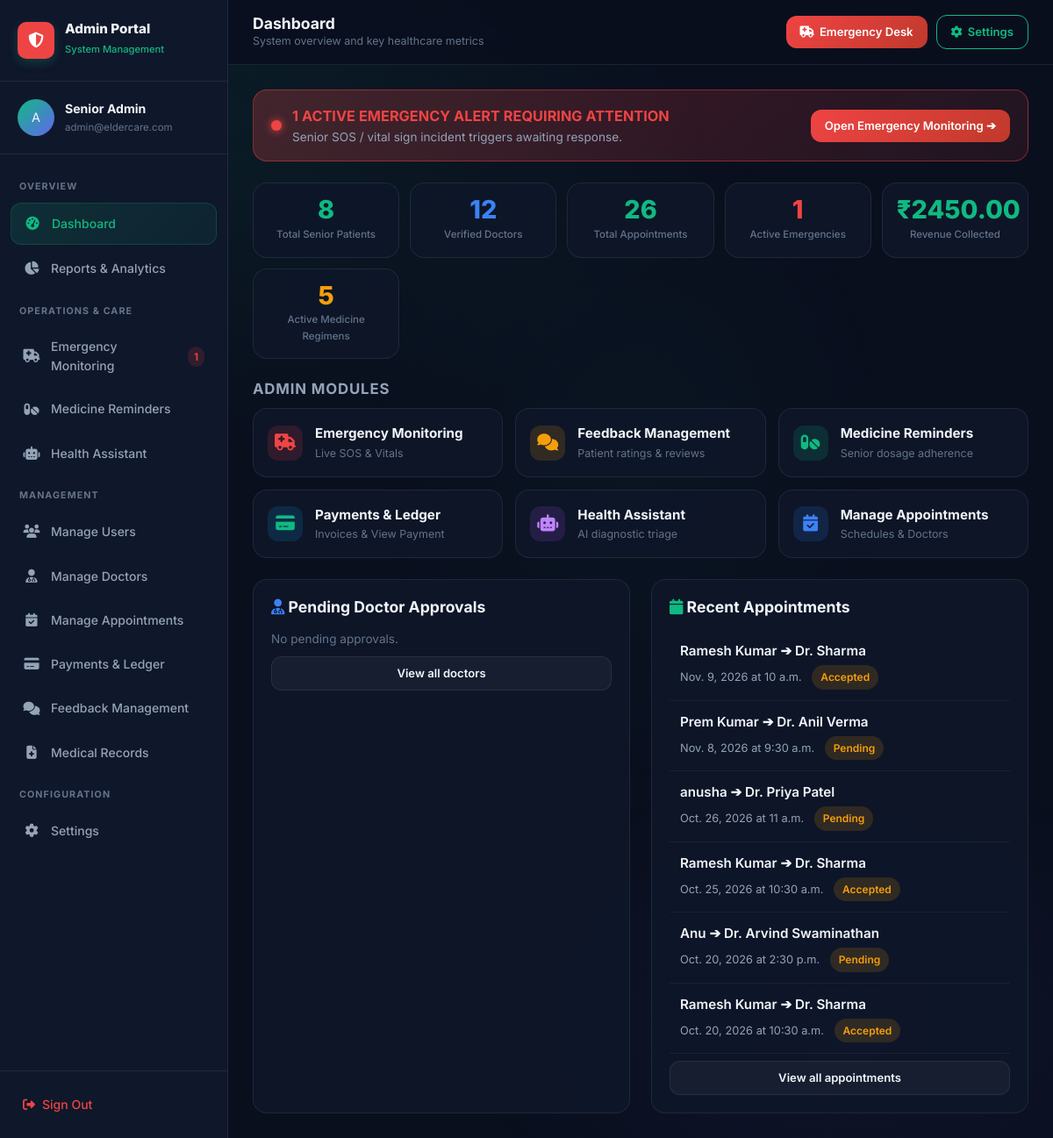
Screenshot of /admin-portal/ (signed in) with the database file from the repository.
### users/models.py (models this page shows, shortened)
class Appointment(models.Model):
    STATUS_CHOICES = [
        ('pending', 'Pending'),
        ('accepted', 'Accepted'),
        ('rejected', 'Rejected'),
        ('completed', 'Completed'),
        ('cancelled', 'Cancelled'),
    ]
    elderly = models.ForeignKey(User, on_delete=models.CASCADE, related_name='elderly_appointments')
    doctor = models.ForeignKey(User, on_delete=models.CASCADE, related_name='doctor_appointments')
    appointment_date = models.DateField()
    appointment_time = models.TimeField()
    reason = models.TextField(blank=True)
    status = models.CharField(max_length=20, choices=STATUS_CHOICES, default='pending')
    notes = models.TextField(blank=True)
    created_at = models.DateTimeField(auto_now_add=True)
    updated_at = models.DateTimeField(auto_now=True)
    class Meta:
        ordering = ['-appointment_date', '-appointment_time']

### users/views.py (the view)
    @login_required
    def wrapper(request, *args, **kwargs):
        if not (request.user.is_staff or request.user.is_superuser):
            messages.error(request, "Administrator privileges required.")
            return redirect('login_redirect')
        return view_func(request, *args, **kwargs)

### users/templates/user/admin-dashboard.html (shortened to what this page needs)
<!DOCTYPE html>
<html lang="en">
<head>
  <link rel="stylesheet" href="/static/css/main.css" />
  <link rel="stylesheet" href="/static/css/dashboard.css" />
  <link rel="stylesheet" href="/static/css/modules.css" />
  <link rel="stylesheet" href="https://cdnjs.cloudflare.com/ajax/libs/font-awesome/6.5.1/css/all.min.css" />
</head>
<body>
  <div class="bg-gradient-mesh"></div>
  <div class="app-layout">
    <aside class="sidebar" id="sidebar">
      <div class="sidebar-header">
        <div class="sidebar-brand">
          <div class="sidebar-logo" style="background:var(--danger); color:white;"><i class="fas fa-shield-halved"></i></div>
          <div class="sidebar-brand-text"><h3>Admin Portal</h3><span>System Management</span></div>
        </div>
      </div>
      <div class="sidebar-user">
        <div class="avatar" id="sidebar_avatar" style="width:42px;height:42px;font-size:0.9rem;">A</div>
        <div class="sidebar-user-info">
          <div class="user-name" id="sidebar_user_name">{{ request.user.get_full_name|default:request.user.username }}</div>
          <div class="user-email" id="sidebar_user_email">{{ request.user.email|default:"admin@eldercare.com" }}</div>
        </div>
      </div>
      <nav class="sidebar-nav">
        <span class="nav-section-label">Overview</span>
        <a href="{% url 'admin_dashboard' %}" class="nav-link active"><span class="nav-icon"><i class="fas fa-gauge-high"></i></span>Dashboard</a>
        <a href="{% url 'admin_reports' %}" class="nav-link"><span class="nav-icon"><i class="fas fa-chart-pie"></i></span>Reports & Analytics</a>
        <span class="nav-section-label">Operations & Care</span>
        <a href="{% url 'admin_emergency' %}" class="nav-link">
          <span class="nav-icon"><i class="fas fa-truck-medical"></i></span>Emergency Monitoring
          {% if active_emergencies > 0 %}<span class="badge badge-danger text-xs" style="margin-left:auto; padding:2px 7px;">{{ active_emergencies }}</span>{% endif %}
        </a>
        <a href="{% url 'admin_medicine_reminders' %}" class="nav-link"><span class="nav-icon"><i class="fas fa-pills"></i></span>Medicine Reminders</a>
        <a href="{% url 'admin_health_assistant' %}" class="nav-link"><span class="nav-icon"><i class="fas fa-robot"></i></span>Health Assistant</a>
        <span class="nav-section-label">Management</span>
        <a href="{% url 'admin_users' %}" class="nav-link"><span class="nav-icon"><i class="fas fa-users"></i></span>Manage Users</a>
        <a href="{% url 'admin_doctors' %}" class="nav-link"><span class="nav-icon"><i class="fas fa-user-doctor"></i></span>Manage Doctors</a>
        <a href="{% url 'admin_appointments' %}" class="nav-link"><span class="nav-icon"><i class="fas fa-calendar-check"></i></span>Manage Appointments</a>
        <a href="{% url 'admin_payments' %}" class="nav-link"><span class="nav-icon"><i class="fas fa-credit-card"></i></span>Payments & Ledger</a>
        <a href="{% url 'admin_feedback' %}" class="nav-link"><span class="nav-icon"><i class="fas fa-comments"></i></span>Feedback Management</a>
        <a href="{% url 'admin_records' %}" class="nav-link"><span class="nav-icon"><i class="fas fa-file-medical"></i></span>Medical Records</a>
        <span class="nav-section-label">Configuration</span>
        <a href="{% url 'admin_settings' %}" class="nav-link"><span class="nav-icon"><i class="fas fa-gear"></i></span>Settings</a>
      </nav>
      <div class="sidebar-footer">
        <a href="{% url 'logout' %}" class="sidebar-logout" style="text-decoration:none; display:flex; align-items:center; gap:8px;"><span class="nav-icon"><i class="fas fa-right-from-bracket"></i></span>Sign Out</a>
      </div>
    </aside>
    <main class="main-content">
      <header class="topbar">
        <div class="topbar-left">
          <div class="topbar-title">
            <h2>Dashboard</h2>
            <p>System overview and key healthcare metrics</p>
          </div>
        </div>
        <div class="topbar-right" style="display:flex; align-items:center; gap:10px;">
          <a href="{% url 'admin_emergency' %}" class="btn btn-danger btn-sm" style="display:flex; align-items:center; gap:6px;">
            <i class="fas fa-truck-medical"></i> Emergency Desk
          </a>
          <a href="{% url 'admin_settings' %}" class="btn btn-outline btn-sm" style="display:flex; align-items:center; gap:6px;">
            <i class="fas fa-gear"></i> Settings
          </a>
        </div>
      </header>
      <div class="page-content">
        {% if active_emergencies > 0 %}
          <div style="background:linear-gradient(135deg,rgba(239,68,68,0.25),rgba(239,68,68,0.1)); border:1px solid rgba(239,68,68,0.45); border-radius:var(--radius-lg); padding:16px 20px; margin-bottom:24px; display:flex; align-items:center; justify-content:space-between; flex-wrap:wrap; gap:12px;">
            <div style="display:flex; align-items:center; gap:12px;">
              <span style="display:inline-block; width:12px; height:12px; border-radius:50%; background:var(--danger); box-shadow:0 0 10px var(--danger);"></span>
              <div>
                <strong style="color:var(--danger); font-size:1.02rem;">{{ active_emergencies }} ACTIVE EMERGENCY ALERT{% if active_emergencies > 1 %}S{% endif %} REQUIRING ATTENTION</strong>
                <div style="font-size:0.85rem; color:var(--text-secondary);">Senior SOS / vital sign incident triggers awaiting response.</div>
              </div>
            </div>
            <a href="{% url 'admin_emergency' %}" class="btn btn-danger btn-sm" style="text-decoration:none;">
              Open Emergency Monitoring ➔
            </a>
          </div>
        {% endif %}
        <div class="module-stats">
          <div class="module-stat">
            <div class="ms-value" id="stat_users" style="color:var(--primary)">{{ total_elderly|default:"0" }}</div>
            <div class="ms-label">Total Senior Patients</div>
          </div>
          <div class="module-stat">
            <div class="ms-value" id="stat_doctors" style="color:var(--info)">{{ total_doctors|default:"0" }}</div>
            <div class="ms-label">Verified Doctors</div>
          </div>
          <div class="module-stat">
            <div class="ms-value" id="stat_appointments" style="color:var(--success)">{{ total_appointments|default:"0" }}</div>
            <div class="ms-label">Total Appointments</div>
          </div>
          <div class="module-stat">
            <div class="ms-value" style="color:var(--danger)">{{ active_emergencies|default:"0" }}</div>
            <div class="ms-label">Active Emergencies</div>
          </div>
          <div class="module-stat">
            <div class="ms-value" style="color:#10b981">₹{{ total_payments|floatformat:2 }}</div>
            <div class="ms-label">Revenue Collected</div>
          </div>
          <div class="module-stat">
            <div class="ms-value" style="color:var(--warning)">{{ active_reminders_count|default:"0" }}</div>
            <div class="ms-label">Active Medicine Regimens</div>
          </div>
        </div>
        <div style="margin-top:24px;">
          <h3 style="font-size:1.05rem; margin-bottom:12px; color:var(--text-secondary); text-transform:uppercase; letter-spacing:0.05em;">Admin Modules</h3>
          <div style="display:grid; grid-template-columns:repeat(auto-fill, minmax(220px, 1fr)); gap:14px;">
            <a href="{% url 'admin_emergency' %}" style="text-decoration:none; background:var(--bg-card); border:1px solid var(--bg-glass-border); border-radius:var(--radius-lg); padding:16px; display:flex; align-items:center; gap:14px; transition:all 0.2s ease;">
              <div style="width:40px; height:40px; border-radius:var(--radius-md); background:rgba(239,68,68,0.15); color:var(--danger); display:flex; align-items:center; justify-content:center; font-size:1.2rem;">
                <i class="fas fa-truck-medical"></i>
              </div>
              <div>
                <div style="font-weight:700; color:var(--text-primary); font-size:0.95rem;">Emergency Monitoring</div>
                <div style="font-size:0.78rem; color:var(--text-muted);">Live SOS & Vitals</div>
              </div>
            </a>
            <a href="{% url 'admin_feedback' %}" style="text-decoration:none; background:var(--bg-card); border:1px solid var(--bg-glass-border); border-radius:var(--radius-lg); padding:16px; display:flex; align-items:center; gap:14px; transition:all 0.2s ease;">
              <div style="width:40px; height:40px; border-radius:var(--radius-md); background:rgba(245,158,11,0.15); color:var(--warning); display:flex; align-items:center; justify-content:center; font-size:1.2rem;">
                <i class="fas fa-comments"></i>
              </div>
              <div>
                <div style="font-weight:700; color:var(--text-primary); font-size:0.95rem;">Feedback Management</div>
                <div style="font-size:0.78rem; color:var(--text-muted);">Patient ratings & reviews</div>
              </div>
            </a>
            <a href="{% url 'admin_medicine_reminders' %}" style="text-decoration:none; background:var(--bg-card); border:1px solid var(--bg-glass-border); border-radius:var(--radius-lg); padding:16px; display:flex; align-items:center; gap:14px; transition:all 0.2s ease;">
              <div style="width:40px; height:40px; border-radius:var(--radius-md); background:rgba(16,185,129,0.15); color:var(--success); display:flex; align-items:center; justify-content:center; font-size:1.2rem;">
                <i class="fas fa-pills"></i>
              </div>
              <div>
                <div style="font-weight:700; color:var(--text-primary); font-size:0.95rem;">Medicine Reminders</div>
                <div style="font-size:0.78rem; color:var(--text-muted);">Senior dosage adherence</div>
              </div>
            </a>
            <a href="{% url 'admin_payments' %}" style="text-decoration:none; background:var(--bg-card); border:1px solid var(--bg-glass-border); border-radius:var(--radius-lg); padding:16px; display:flex; align-items:center; gap:14px; transition:all 0.2s ease;">
              <div style="width:40px; height:40px; border-radius:var(--radius-md); background:rgba(14,165,233,0.15); color:var(--primary); display:flex; align-items:center; justify-content:center; font-size:1.2rem;">
                <i class="fas fa-credit-card"></i>
              </div>
              <div>
                <div style="font-weight:700; color:var(--text-primary); font-size:0.95rem;">Payments & Ledger</div>
                <div style="font-size:0.78rem; color:var(--text-muted);">Invoices & View Payment</div>
              </div>
            </a>
            <a href="{% url 'admin_health_assistant' %}" style="text-decoration:none; background:var(--bg-card); border:1px solid var(--bg-glass-border); border-radius:var(--radius-lg); padding:16px; display:flex; align-items:center; gap:14px; transition:all 0.2s ease;">
              <div style="width:40px; height:40px; border-radius:var(--radius-md); background:rgba(168,85,247,0.15); color:#c084fc; display:flex; align-items:center; justify-content:center; font-size:1.2rem;">
                <i class="fas fa-robot"></i>
              </div>
              <div>
                <div style="font-weight:700; color:var(--text-primary); font-size:0.95rem;">Health Assistant</div>
                <div style="font-size:0.78rem; color:var(--text-muted);">AI diagnostic triage</div>
              </div>
            </a>
            <a href="{% url 'admin_appointments' %}" style="text-decoration:none; background:var(--bg-card); border:1px solid var(--bg-glass-border); border-radius:var(--radius-lg); padding:16px; display:flex; align-items:center; gap:14px; transition:all 0.2s ease;">
              <div style="width:40px; height:40px; border-radius:var(--radius-md); background:rgba(59,130,246,0.15); color:var(--info); display:flex; align-items:center; justify-content:center; font-size:1.2rem;">
                <i class="fas fa-calendar-check"></i>
              </div>
              <div>
                <div style="font-weight:700; color:var(--text-primary); font-size:0.95rem;">Manage Appointments</div>
                <div style="font-size:0.78rem; color:var(--text-muted);">Schedules & Doctors</div>
              </div>
            </a>
          </div>
        </div>
        <div style="display:flex; gap:24px; margin-top:24px; flex-wrap:wrap;">
          <div style="flex:1; min-width:300px; background:var(--bg-card); border:1px solid var(--bg-glass-border); border-radius:var(--radius-lg); padding:20px;">
            <h3 style="margin-bottom:16px; font-size:1.1rem;"><i class="fas fa-user-doctor" style="color:var(--info)"></i> Pending Doctor Approvals</h3>
            <div id="pending_doctors_list">
              {% if pending_doctor_list %}
                {% for doc in pending_doctor_list %}
                  <div style="padding:12px; border-bottom:1px solid rgba(255,255,255,0.05); display:flex; justify-content:space-between; align-items:center;">
                    <div>
                      <div style="font-weight:600;">Dr. {{ doc.user.get_full_name|default:doc.user.username }}</div>
                      <div style="font-size:0.8rem; color:var(--text-secondary);">{{ doc.specialization|default:"Specialist" }}</div>
                    </div>
                    <a href="{% url 'admin_doctor_toggle_approval' doc.id %}" class="badge badge-warning text-xs" style="text-decoration:none;">Approve</a>
                  </div>
                {% endfor %}
              {% else %}
                <p class="text-muted text-sm">No pending approvals.</p>
              {% endif %}
            </div>
            <a href="{% url 'admin_doctors' %}" class="btn btn-ghost btn-sm mt-2" style="width:100%; justify-content:center;">View all doctors</a>
          </div>
          <div style="flex:1; min-width:300px; background:var(--bg-card); border:1px solid var(--bg-glass-border); border-radius:var(--radius-lg); padding:20px;">
            <h3 style="margin-bottom:16px; font-size:1.1rem;"><i class="fas fa-calendar" style="color:var(--primary)"></i> Recent Appointments</h3>
            <div id="recent_appointments_list">
              {% if recent_appointments %}
                {% for appt in recent_appointments %}
                  <div style="padding:12px; border-bottom:1px solid rgba(255,255,255,0.05);">
                    <div style="font-weight:600; font-size:0.95rem;">{{ appt.elderly.get_full_name|default:appt.elderly.username }} ➔ Dr. {{ appt.doctor.get_full_name|default:appt.doctor.username }}</div>
                    <div style="font-size:0.8rem; color:var(--text-secondary); margin-top:4px;">{{ appt.appointment_date }} at {{ appt.appointment_time }} <span class="badge badge-{% if appt.status == 'approved' or appt.status == 'completed' %}success{% elif appt.status == 'cancelled' %}danger{% else %}warning{% endif %} text-xs" style="margin-left:8px;">{{ appt.status|title }}</span></div>
                  </div>
                {% endfor %}
              {% else %}
                <p class="text-muted text-sm">No recent appointments.</p>
              {% endif %}
            </div>
            <a href="{% url 'admin_appointments' %}" class="btn btn-ghost btn-sm mt-2" style="width:100%; justify-content:center;">View all appointments</a>
          </div>
        </div>
      </div>
    </main>
  </div>
</body>
</html>

### rows the page displays
Appointment: elderly.get_full_name "Ramesh Kumar", doctor.get_full_name "Sharma", appointment_date "Nov. 9, 2026", appointment_time "10 a.m.", status "Accepted"
Appointment: elderly.get_full_name "Prem Kumar", doctor.get_full_name "Anil Verma", appointment_date "Nov. 8, 2026", appointment_time "9:30 a.m.", status "Pending"
Appointment: elderly.get_full_name "anusha", doctor.get_full_name "Priya Patel", appointment_date "Oct. 26, 2026", appointment_time "11 a.m.", status "Pending"
Appointment: elderly.get_full_name "Ramesh Kumar", doctor.get_full_name "Sharma", appointment_date "Oct. 25, 2026", appointment_time "10:30 a.m.", status "Accepted"
Appointment: elderly.get_full_name "Anu", doctor.get_full_name "Arvind Swaminathan", appointment_date "Oct. 20, 2026", appointment_time "2:30 p.m.", status "Pending"
Appointment: elderly.get_full_name "Ramesh Kumar", doctor.get_full_name "Sharma", appointment_date "Oct. 20, 2026", appointment_time "10:30 a.m.", status "Accepted"

### other values shown
{{ request.user.get_full_name|default:request.user.username }} "Senior Admin"
{{ request.user.email|default:"admin@eldercare.com" }} "admin@eldercare.com"
{{ active_emergencies }} "1"
{{ total_elderly|default:"0" }} "8"
{{ total_doctors|default:"0" }} "12"
{{ total_appointments|default:"0" }} "26"
{{ active_emergencies|default:"0" }} "1"
{{ total_payments|floatformat:2 }} "2450.00"
{{ active_reminders_count|default:"0" }} "5"
